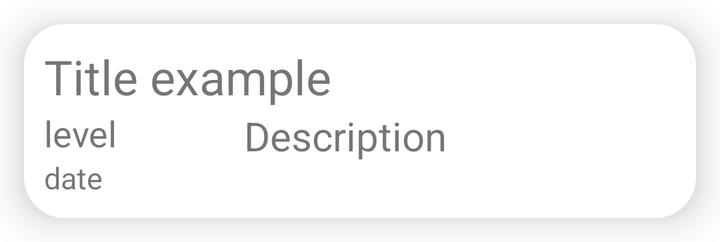
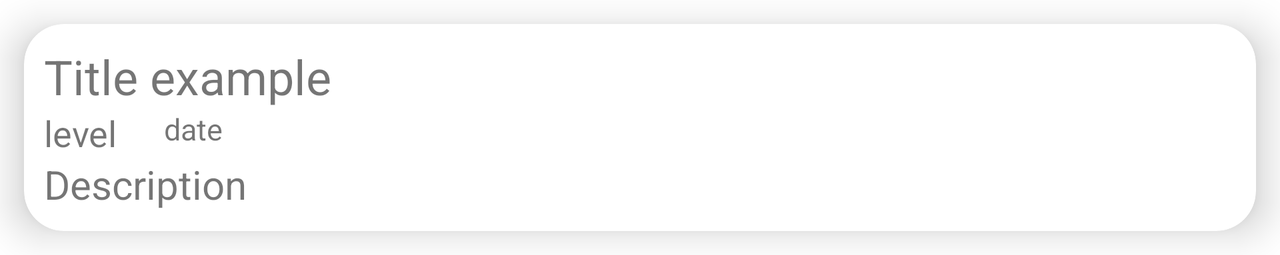

The same Android screen from two of the app's own layout files: first res/layout/ as a phone draws it, then the repository's variant for another configuration, drawn on a device whose configuration selects that folder. Both files follow.
<!-- AndroidManifest.xml: application theme Theme.Notes -->
<!-- res/layout/note_item.xml -->
<?xml version="1.0" encoding="utf-8"?>
<androidx.cardview.widget.CardView xmlns:android="http://schemas.android.com/apk/res/android"
    xmlns:app="http://schemas.android.com/apk/res-auto"
    xmlns:tools="http://schemas.android.com/tools"
    android:layout_width="match_parent"
    android:layout_height="wrap_content"
    android:layout_margin="@dimen/item_margin"

    android:clickable="true"
    android:focusable="true"
    android:foreground="?android:attr/selectableItemBackground"
    app:cardCornerRadius="@dimen/corner_radius"
    app:cardElevation="@dimen/card_elevation">

<LinearLayout
    android:layout_width="match_parent"
    android:layout_height="match_parent"
    android:orientation="horizontal">


    <LinearLayout
        android:layout_width="0dp"
        android:layout_weight="1"
        android:layout_height="wrap_content"
        android:layout_margin="10dp"
        android:orientation="vertical">

        <TextView

            android:id="@+id/note_title"
            android:layout_width="wrap_content"
            android:layout_height="wrap_content"
            android:textSize="@dimen/title_size"
            tools:text="Title example" />

        <RelativeLayout
            android:layout_width="match_parent"
            android:layout_height="wrap_content"
            android:orientation="horizontal">

            <TextView
                android:id="@+id/note_importance_level"
                android:layout_width="@dimen/additional_panel_width"
                android:layout_height="wrap_content"
                android:textSize="@dimen/importance_level_size"
                tools:text="level" />

            <TextView
                android:id="@+id/note_date"
                android:layout_width="@dimen/additional_panel_width"
                android:layout_height="wrap_content"
                android:layout_below="@id/note_importance_level"
                android:textSize="@dimen/date_size"
                tools:text="date" />


            <TextView
                android:id="@+id/note_description"
                android:layout_width="match_parent"
                android:layout_height="wrap_content"
                android:layout_toRightOf="@id/note_importance_level"
                android:textSize="@dimen/description_size"
                tools:text="Description" />

        </RelativeLayout>


    </LinearLayout>

    <ImageView
        android:id="@+id/note_menu"
        android:layout_width="wrap_content"
        android:layout_height="match_parent"
        android:src="@drawable/ic_baseline_more_vert_24"/>


</LinearLayout>


</androidx.cardview.widget.CardView>
<!-- resources referenced by this layout -->
<resources>
  <dimen name="additional_panel_width">100dp</dimen>
  <dimen name="card_elevation">12sp</dimen>
  <dimen name="corner_radius">20dp</dimen>
  <dimen name="date_size">15sp</dimen>
  <dimen name="description_size">20sp</dimen>
  <dimen name="importance_level_size">18sp</dimen>
  <dimen name="item_margin">12dp</dimen>
  <dimen name="title_size">24sp</dimen>
  <style name="Theme.Notes" parent="Theme.MaterialComponents.DayNight.DarkActionBar">
          
          <item name="colorPrimary">@color/purple_500</item>
          <item name="colorPrimaryVariant">@color/purple_700</item>
          <item name="colorOnPrimary">@color/white</item>
          
          <item name="colorSecondary">@color/teal_200</item>
          <item name="colorSecondaryVariant">@color/teal_700</item>
          <item name="colorOnSecondary">@color/black</item>
          
          <item name="android:statusBarColor" tools:targetApi="l">?attr/colorPrimaryVariant</item>
          
  
      </style>
</resources>
<!-- res/layout-land/note_item.xml (the repository's variant of the layout above) -->
<!-- drawn on the phone turned sideways -->
<?xml version="1.0" encoding="utf-8"?>
<androidx.cardview.widget.CardView xmlns:android="http://schemas.android.com/apk/res/android"
    xmlns:app="http://schemas.android.com/apk/res-auto"
    xmlns:tools="http://schemas.android.com/tools"
    android:layout_width="match_parent"
    android:layout_height="wrap_content"
    android:layout_margin="@dimen/item_margin"

    android:clickable="true"
    android:focusable="true"
    android:foreground="?android:attr/selectableItemBackground"
    app:cardCornerRadius="@dimen/corner_radius"
    app:cardElevation="@dimen/card_elevation">


    <LinearLayout
        android:layout_width="match_parent"
        android:layout_height="wrap_content"
        android:layout_margin="10dp"
        android:orientation="vertical">

        <TextView

            android:id="@+id/note_title"
            android:layout_width="match_parent"
            android:layout_height="wrap_content"
            android:textSize="@dimen/title_size"
            tools:text="Title example" />

        <RelativeLayout
            android:layout_width="match_parent"
            android:layout_height="wrap_content"
            android:orientation="horizontal">

            <TextView
                android:id="@+id/note_importance_level"
                android:layout_width="@dimen/additional_panel_width_land"
                android:layout_height="wrap_content"
                android:textSize="@dimen/importance_level_size"
                tools:text="level" />

            <TextView
                android:id="@+id/note_date"
                android:layout_width="match_parent"
                android:layout_height="wrap_content"
                android:layout_toRightOf="@id/note_importance_level"
                android:textSize="@dimen/date_size"
                tools:text="date" />


            <TextView
                android:id="@+id/note_description"
                android:layout_width="match_parent"
                android:layout_height="wrap_content"
                android:layout_below="@id/note_importance_level"
                android:textSize="@dimen/description_size"
                tools:text="Description" />

        </RelativeLayout>


    </LinearLayout>


</androidx.cardview.widget.CardView>
<!-- resources referenced by the variant -->
<!-- as the phone turned sideways resolves them -->
<resources>
  <dimen name="additional_panel_width_land">60dp</dimen>
  <dimen name="card_elevation">12sp</dimen>
  <dimen name="corner_radius">20dp</dimen>
  <dimen name="date_size">15sp</dimen>
  <dimen name="description_size">20sp</dimen>
  <dimen name="importance_level_size">18sp</dimen>
  <dimen name="item_margin">12dp</dimen>
  <dimen name="title_size">24sp</dimen>
  <style name="Theme.Notes" parent="Theme.MaterialComponents.DayNight.DarkActionBar">
          
          <item name="colorPrimary">@color/purple_500</item>
          <item name="colorPrimaryVariant">@color/purple_700</item>
          <item name="colorOnPrimary">@color/white</item>
          
          <item name="colorSecondary">@color/teal_200</item>
          <item name="colorSecondaryVariant">@color/teal_700</item>
          <item name="colorOnSecondary">@color/black</item>
          
          <item name="android:statusBarColor" tools:targetApi="l">?attr/colorPrimaryVariant</item>
          
  
      </style>
</resources>
